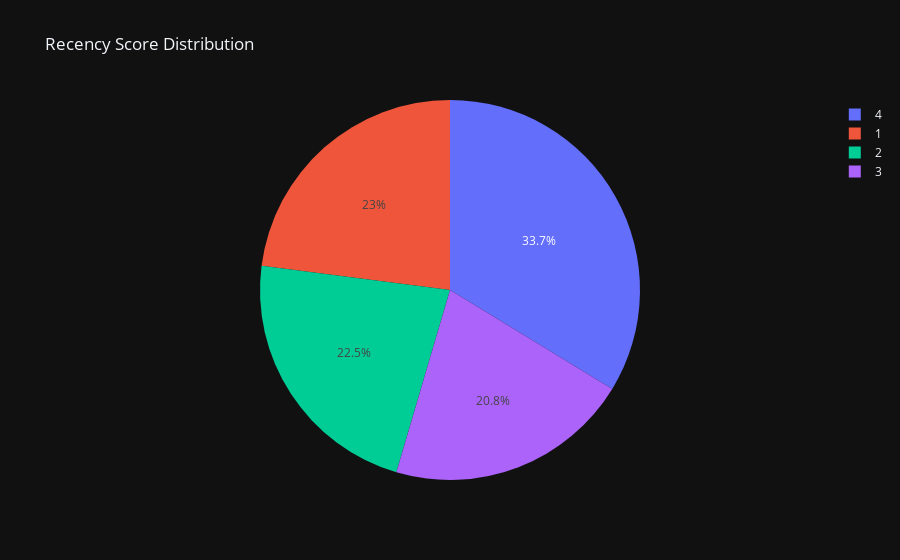

Notebook code for this chart:
### Code cell
fig = px.pie(df, values = customer_rfm['Recency_Score'].value_counts(),
             names = (customer_rfm["Recency_Score"].value_counts()).index,
             title = 'Recency Score Distribution')
fig.show()

### Figure 1 — Plotly figure (JSON) as saved in the notebook; plotly's stock layout.template omitted (floating-point values rounded to 4 significant figures)
{"data": [{"domain": {"x": [0.0, 1.0], "y": [0.0, 1.0]}, "hovertemplate": "label=%{label}<br>value=%{value}<extra></extra>", "labels": [4, 1, 2, 3], "legendgroup": "", "name": "", "showlegend": true, "values": [1302, 887, 868, 805], "type": "pie"}], "layout": {"legend": {"tracegroupgap": 0}, "title": {"text": "Recency Score Distribution"}}}
